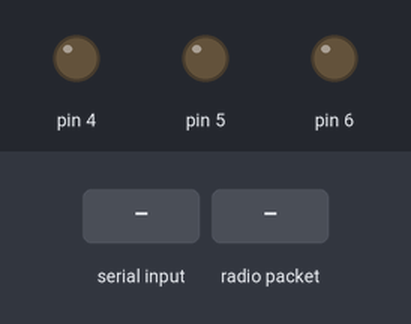
A sketch run on a simulated Arduino Uno, built with avr-gcc and run on an emulated ATmega328P. Parts: output pins drawn as LEDs (lit = HIGH). The inputs (shaded band) are chosen by the test bench. No radio packets arrive unless stated; what the sketch prints to the serial monitor is not drawn.

Above: at 1.7 s.
1.8 s: "1\n" received over Serial
3.3 s: radio packet "1" arrives
At 5.7 s:
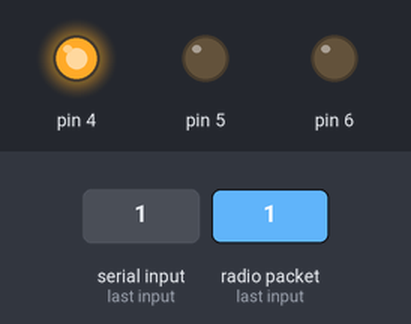
Timing chart, 0 to 7.2 s (numbered marks = the images above; inputs shaded):
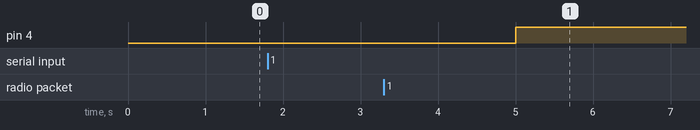

The sketch:

crow.ino
```cpp
#include <SPI.h>
#include "nrf24l01.h"
#include "RF24.h"
#include "printf.h"

#define DEVICE_ID	1

#define MAX_PAYLOAD_LENGTH 32
#define READING_TIMEOUT	2UL
#define HEALTH_TIMEOUT 5000UL
#define FORCE_RESET_INTERVAL	600000UL


#if DEVICE_ID == 0
	const uint64_t myAddr = 0xF0F0F0F0E1LL;
	const int myChannel = 80;
	const uint64_t anotherAddr = 0xF0F0F0F0E2LL;
	const int anotherChannel = 30;
#elif DEVICE_ID == 1
	const uint64_t myAddr = 0xF0F0F0F0E2LL;
	const int myChannel = 30;
	const uint64_t anotherAddr = 0xF0F0F0F0E1LL;
	const int anotherChannel = 80;
#else
	const uint64_t myAddr = 0xF0F0F0F0E1LL;
	const int myChannel = 80;
	const uint64_t anotherAddr = 0xF0F0F0F0E2LL;
	const int anotherChannel = 30;
#endif


//TODO:
/*
1. remove PRIPSTR in config.h
2. isAckPayloadAvailable is same to available(), change name to make it samilar
3. change RF24_PA_MAX to micro #define
4. setPALevel() to int parameter
*/
RF24 transRadio(9, 10);
RF24 recvRadio(8, 7);

unsigned char buffer[128];
unsigned long lastHealthTime;
unsigned long lastResetTime;

void setupTransmitter()
{
	transRadio.begin();
	transRadio.setRetries(0,0);

	transRadio.setAutoAck(false);
	transRadio.setCRCLength(RF24_CRC_8);
	transRadio.setDataRate(RF24_250KBPS);
	transRadio.setDynamicPayloads(true);
	//transRadio.setPALevel(RF24_PA_MIN);
	//transRadio.setPALevel(RF24_PA_LOW);
	//transRadio.setPALevel(RF24_PA_HIGH);
	transRadio.setPALevel(RF24_PA_MAX);
	transRadio.setChannel(anotherChannel);
	transRadio.openWritingPipe(anotherAddr);

	transRadio.startListening();
	transRadio.stopListening();

	transRadio.printDetails();
}

void setupReceiver()
{
	recvRadio.begin();
	recvRadio.setRetries(0,0);

	recvRadio.setAutoAck(false);
	recvRadio.setCRCLength(RF24_CRC_8);
	recvRadio.setDataRate(RF24_250KBPS);
	recvRadio.setDynamicPayloads(true);
	recvRadio.setChannel(myChannel);
	recvRadio.openReadingPipe(0, myAddr);

	recvRadio.startListening();

	recvRadio.printDetails();
}

void txEn(bool status)
{
	digitalWrite(5, status);
}
void changeLed(bool status)
{
	digitalWrite(4, status);
}


void setup(void)
{
	lastHealthTime = 0UL;
	lastResetTime = 0UL;
	Serial.begin(38400);
	printf_begin();

	delay(500);
	setupTransmitter();
	setupReceiver();
	pinMode(4, OUTPUT);
	pinMode(5, OUTPUT);
	pinMode(6, OUTPUT);

	digitalWrite(4, LOW);
	digitalWrite(5, LOW);
	digitalWrite(6, LOW);
}

void loop(void)
{
	//testDevice();
	work();
	if (millis() - lastHealthTime > HEALTH_TIMEOUT)
	{
		checkRadioHealth();
	}
	if (millis() - lastResetTime > FORCE_RESET_INTERVAL)
	{
		transRadio.powerDown();
		setupTransmitter();
		recvRadio.powerDown();
		setupReceiver();

		lastResetTime = millis();
	}
}

void checkRadioHealth()
{
	while (!checkTransmitter())
	{
		changeLed(true);
		transRadio.powerDown();
		//transRadio.powerUp();
		setupTransmitter();
	}

	while (!checkReceiver())
	{
		changeLed(true);
		recvRadio.powerDown();
		//transRadio.powerUp();
		setupReceiver();
	}
	changeLed(false);

	lastHealthTime = millis();

}

bool checkTransmitter()
{
	uint8_t addrBuffer[5];
	uint64_t addr;
	int i;
	transRadio.getTxAddr(addrBuffer);
	addr = 0;
	for (i=0; i<5; ++i)
	{
		addr <<= 8;
		addr |= (addrBuffer[4-i]);
	}
	return addr == anotherAddr;
}

bool checkReceiver()
{
	uint8_t addrBuffer[5];
	uint64_t addr;
	int i;
	recvRadio.getRxAddrP0(addrBuffer);
	addr = 0;
	for (i=0; i<5; ++i)
	{
		addr <<= 8;
		addr |= (addrBuffer[4-i]);
	}
	return addr == myAddr;
}

void work()
{
	int bufferLength = 0;
	//STEP 1. receive
	while (recvRadio.available())
	{
		bool isLastPacket = false;
		while (!isLastPacket)
		{
			bufferLength = recvRadio.getDynamicPayloadSize();
			isLastPacket = recvRadio.read(buffer, bufferLength);

			int i;
			for (i=0; i<bufferLength; ++i)
			{
				Serial.write(buffer[i]);
			}
			delay(2);
		}
	}
	//STEP 2. sen.

	while (Serial.available())
	{
		bufferLength = 0;
		unsigned long startSerialTime = millis();
		while (true)
		{
			if (Serial.available())
			{
				buffer[bufferLength] = Serial.read();
				++bufferLength;
			}
			else
			{
				delayMicroseconds(100UL);
			}

			if (
				(bufferLength==MAX_PAYLOAD_LENGTH)
				|| (millis() - startSerialTime > READING_TIMEOUT))
			{
				break;
			}
		}
		changeLed(true);
		txEn(true);
		transRadio.write(buffer, bufferLength);
		delay(2);
		txEn(false);
		delay(2);
		changeLed(false);
	}
}


void testDevice()
{
#if DEVICE_ID == 1
	justRead();
#else
	justSend();
#endif
}

void justRead()
{
	while (recvRadio.available())
	{
		bool isLastPacket = false;
		while (!isLastPacket)
		{
			uint8_t payloadSize = recvRadio.getDynamicPayloadSize();
			isLastPacket = recvRadio.read(buffer, payloadSize);

			int i;
			for (i=0; i<payloadSize; ++i)
			{
				Serial.write(buffer[i]);
			}
			delay(10);
		}
	}
}

void justSend()
{
	int i;
	for (i='a'; i<='z'; ++i)
	{
		txEn(true);
		buffer[0] = i;
		transRadio.write(buffer, 1);
		delay(50);
		txEn(false);
		delay(200);
	}
	txEn(true);
	buffer[0] = '\n';
	transRadio.write(buffer, 1);
	delay(50);
	txEn(false);
	delay(200);
}

//how to write
```

printf.h
```cpp
// (licence header left out)
/**
 * @file printf.h
 *
 * Setup necessary to direct stdout to the Arduino Serial library, which
 * enables 'printf'
 */

#ifndef __PRINTF_H__
#define __PRINTF_H__

#ifdef ARDUINO

int serial_putc( char c, FILE * )
{
  Serial.write( c );

  return c;
}

void printf_begin(void)
{
  fdevopen( &serial_putc, 0 );
}

#else
#error This example is only for use on Arduino.
#endif // ARDUINO

#endif // __PRINTF_H__
```
